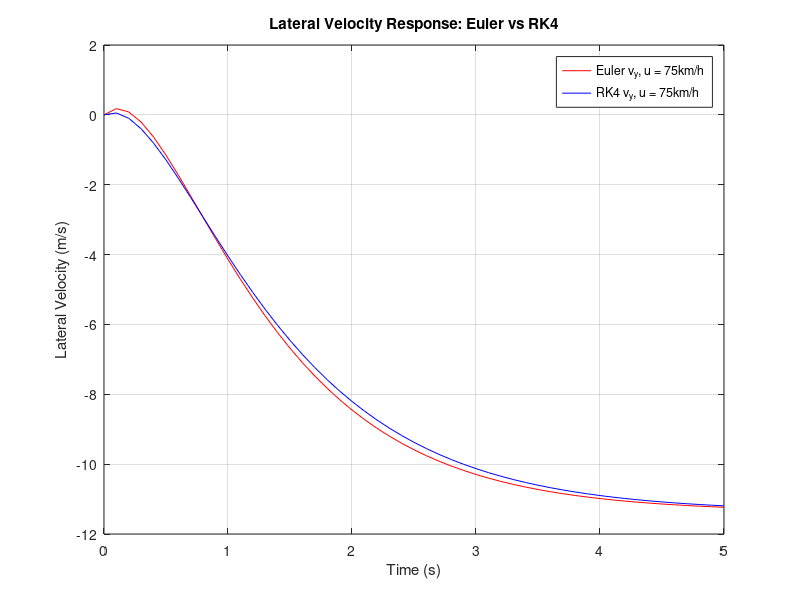
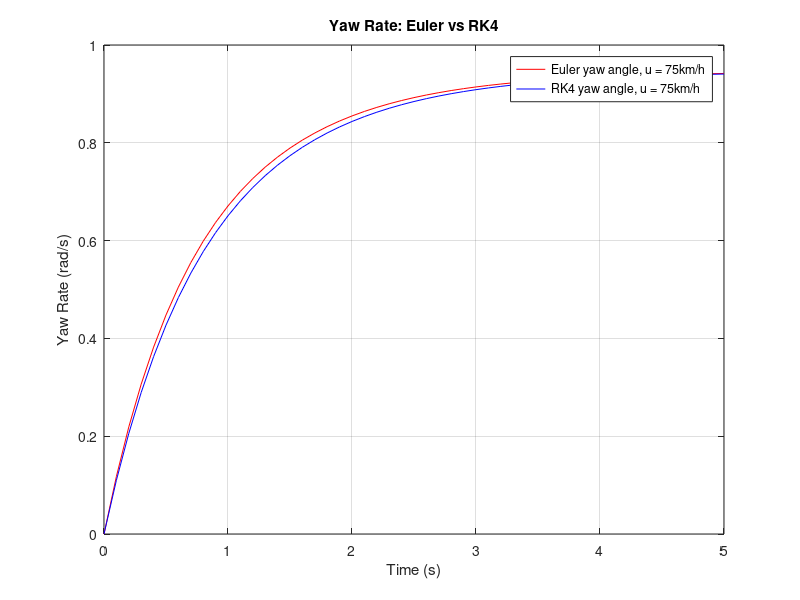
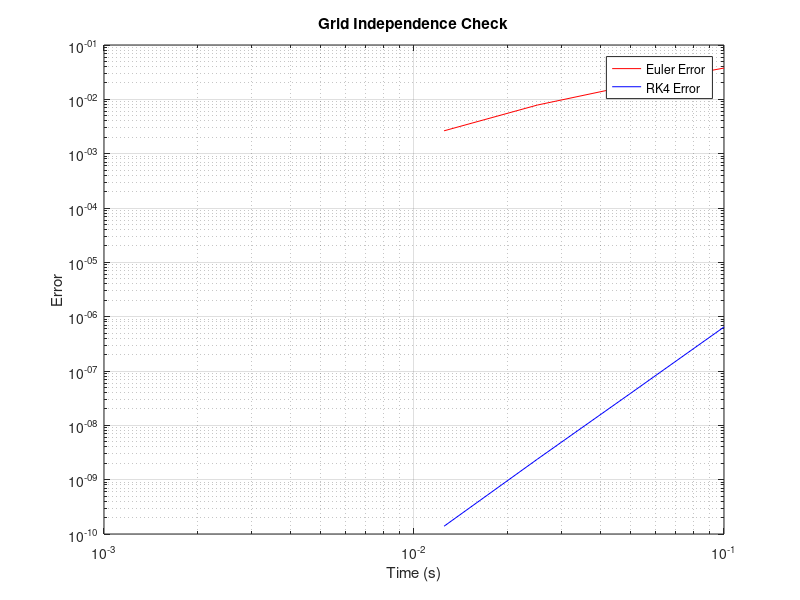
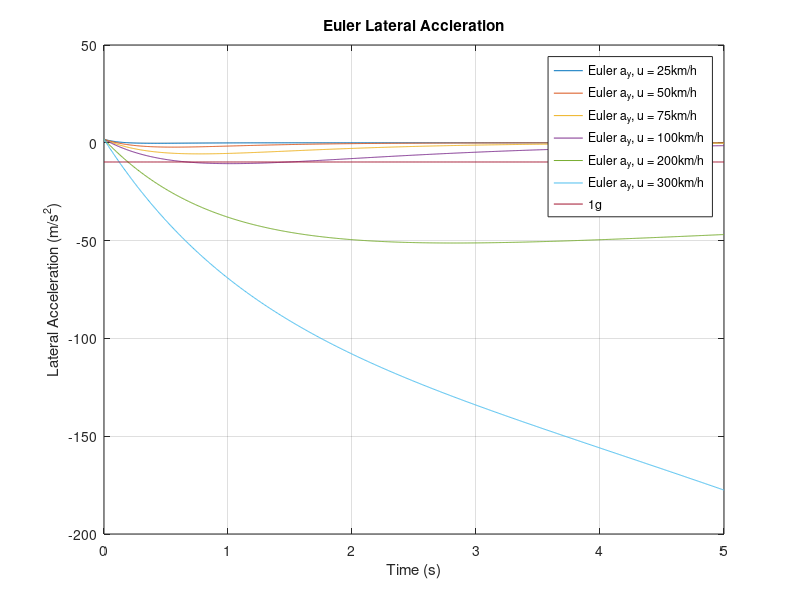

Write the MATLAB code that produced these figures, in order. (Note: this script raises an error after producing the figures.)
clear; clc; close all;

% Vehicle Parameters
m = 1400;
a = 1.14;
b = 1.33;
Cf = 25000;
Cr = 21000;
Iz = 2420;
u = 75 * 1000 / 3600;   % m/s
delta = 0.1;

%A and B matrices 
A = [-(Cf + Cr)/(m*u), (-a*Cf + b*Cr)/(m*u) - u; -(a*Cf - b*Cr)/(Iz*u), -(a^2*Cf + b^2*Cr)/(Iz*u)];
B = [Cf/m; a*Cf/Iz];

% Time setup
h = 0.1;
t = 0:h:5;
N = length(t);

% Initialize vectors: [v_y; psi]
x_euler = zeros(2, N);
x_rk4   = zeros(2, N);

%Euler Method
for n = 1:N-1
    x_euler(:,n+1) = x_euler(:,n) + h * (A * x_euler(:,n) + B * delta);
end

%RK4 Method 
for n = 1:N-1
    k1 = A * x_rk4(:,n) + B * delta;
    k2 = A * (x_rk4(:,n) + 0.5*h*k1) + B * delta;
    k3 = A * (x_rk4(:,n) + 0.5*h*k2) + B * delta;
    k4 = A * (x_rk4(:,n) + h*k3) + B * delta;
    x_rk4(:,n+1) = x_rk4(:,n) + (h/6)*(k1 + 2*k2 + 2*k3 + k4);
end

%Compare Plot of Lateral Velocity for Euler and RK4
figure;
plot(t, x_euler(1,:), 'r', 'DisplayName', ['Euler v_y, u = ' num2str(u*3600/1000) 'km/h']); %Euler Plot
hold on;
plot(t, x_rk4(1,:), 'b', 'DisplayName', ['RK4 v_y, u = ' num2str(u*3600/1000) 'km/h']); %RK4 Plot
xlabel('Time (s)');
ylabel('Lateral Velocity (m/s)');
title('Lateral Velocity Response: Euler vs RK4');
legend; 
grid on;

% Compare Plot of Yaw Angle for Euler and RK4
figure;
plot(t, x_euler(2,:), 'r', 'DisplayName', ['Euler yaw angle, u = '  num2str(u*3600/1000) 'km/h']);
hold on;
plot(t, x_rk4(2,:), 'b','DisplayName', ['RK4 yaw angle, u = '  num2str(u*3600/1000) 'km/h']);
xlabel('Time (s)');
ylabel('Yaw Rate (rad/s)');
title('Yaw Rate: Euler vs RK4');
legend;
grid on;

%Grid Independence Check

dt_vec = [0.1, 0.05, 0.025, 0.0125, 0.00625];  % Time intervals reduced by half each time 
% Initialize vectors  
euler_final = zeros(size(dt_vec));
rk4_final   = zeros(size(dt_vec));

% Loop through each time step and compute.
for i = 1:length(dt_vec)    
    % Set time step
    h = dt_vec(i);
    t = 0:h:5;
    N = length(t);
    x0 = [0; 0];

    % Euler
    x_euler = zeros(2, N);

    % Initial condition
    x_euler(:,1) = x0;
    for n = 1:N-1
        x_euler(:,n+1) = x_euler(:,n) + h * (A * x_euler(:,n) + B * delta);
    end

    % RK4
    x_rk4 = zeros(2, N);

    % Initial condition
    x_rk4(:,1) = x0;
    for n = 1:N-1 
        k1 = A * x_rk4(:,n) + B * delta;
        k2 = A * (x_rk4(:,n) + 0.5*h*k1) + B * delta;
        k3 = A * (x_rk4(:,n) + 0.5*h*k2) + B * delta;
        k4 = A * (x_rk4(:,n) + h*k3) + B * delta;
        x_rk4(:,n+1) = x_rk4(:,n) + (h/6)*(k1 + 2*k2 + 2*k3 + k4);
    end

    % Store norm of final state (v_y and psi)
    euler_final(i) = norm(x_euler(:,end));
    rk4_final(i)   = norm(x_rk4(:,end));
end

% Error Calculation
euler_err = abs(euler_final - euler_final(end));
rk4_err   = abs(rk4_final   - rk4_final(end));

% Grid Independence Log-log plot
figure;
loglog(dt_vec, euler_err, 'r', 'DisplayName', 'Euler Error');
hold on;
loglog(dt_vec, rk4_err, 'b', 'DisplayName', 'RK4 Error');
xlabel('Time (s)');
ylabel('Error');
title('Grid Independence Check');
legend;
grid on;

%% Part B

f1 = figure;
f2 = figure;
f3 = figure;
f4 = figure;

One_g = -9.81* ones(size(t));

for u = [25, 50, 75, 100, 200, 300]* 1000 / 3600
    
    A = [-(Cf + Cr)/(m*u), (-a*Cf + b*Cr)/(m*u) - u; -(a*Cf - b*Cr)/(Iz*u), -(a^2*Cf + b^2*Cr)/(Iz*u)];
    B = [Cf/m; a*Cf/Iz];

    % Initialize vectors: [v_y; yaw rate]
    x_euler = zeros(2, N);
    x_rk4   = zeros(2, N);
    
    % Initialize vector: a_y (lateral acceleration)
    a_y_euler = zeros(1, N);
    a_y_rk4 = zeros(1, N);

    %Euler Method
    for n = 1:N-1
        x_euler(:,n+1) = x_euler(:,n) + h * (A * x_euler(:,n) + B * delta);
        a_y_euler (1, :) = (-(Cf + Cr)/(m*u))*x_euler(1,:) + ((-a*Cf + b*Cr)/(m*u) - u)*x_euler(2,:) + (Cf/m)*delta;
    end

    %RK4 Method 
    for n = 1:N-1
        k1 = A * x_rk4(:,n) + B * delta;
        k2 = A * (x_rk4(:,n) + 0.5*h*k1) + B * delta;
        k3 = A * (x_rk4(:,n) + 0.5*h*k2) + B * delta;
        k4 = A * (x_rk4(:,n) + h*k3) + B * delta;
        x_rk4(:,n+1) = x_rk4(:,n) + (h/6)*(k1 + 2*k2 + 2*k3 + k4);
        a_y_rk4 (1, :) = (-(Cf + Cr)/(m*u))*x_rk4(1,:) + ((-a*Cf + b*Cr)/(m*u) - u)*x_rk4(2,:) + (Cf/m)*delta;
    end 

    %Plot of Lateral Accleration for Euler
    figure(f1);
    plot(t, a_y_euler(1,:), 'DisplayName', ['Euler a_y, u = ' num2str(u*3600/1000) 'km/h']); %Euler Plot
    hold on;
   
    %Plot of Lateral Velocity for RK4
    figure(f2);
    plot(t, a_y_rk4(1,:), 'DisplayName', ['RK4 a_y, u = ' num2str(u*3600/1000) 'km/h']); %RK4 Plot
    hold on;

    %Plot of Yaw Angle for Euler
    figure(f3);
    plot(t, x_euler(2,:), 'DisplayName', ['Euler yaw angle, u = '  num2str(u*3600/1000) 'km/h']);
    hold on;

    %Plot of Yaw Angle for RK4
    figure(f4);
    plot(t, x_rk4(2,:),'DisplayName', ['RK4 yaw angle, u = '  num2str(u*3600/1000) 'km/h']);
    hold on;
end

    figure(f1);
    plot(t,One_g, 'DisplayName', ['1g']);
    hold on;
    xlabel('Time (s)');
    ylabel('Lateral Acceleration (m/s^2)');
    title('Euler Lateral Accleration');
    legend; 
    grid on;

    figure(f2);
    plot(t,One_g, 'DisplayName', ['1g']);
    hold on;
    xlabel('Time (s)');
    ylabel('Lateral Acceleration (m/s^2)');
    title('RK4 Lateral Acceleration');
    legend; 
    grid on;

    figure(f3);
    xlabel('Time (s)');
    ylabel('Yaw Rate (rad/s)');
    title('Euler Yaw Rate');
    legend;
    grid on;
 
    figure(f4);
    xlabel('Time (s)');
    ylabel('Yaw Rate (rad/s)');
    title('RK4 Yaw Rate');
    legend;
    grid on;

speed = 220* 1000 / 3600:0.01:250* 1000 / 3600;
lambda_values = zeros(size(speed));

for i = 1:length(speed)
    u = speed(i);
       
    % Define vectors
    A = [-(Cf + Cr)/(m*u), (-a*Cf + b*Cr)/(m*u) - u; -(a*Cf - b*Cr)/(Iz*u), -(a^2*Cf + b^2*Cr)/(Iz*u)];
    I = [1, 0; 0, 1];
  
    % Find A - lambda(I)
    syms lambda;
    C = A - lambda*I;
    Determinant = C(1,1)*C(2,2) - C(1,2)*C(2,1);

    % Solve for lambda (eigenvalues) and store
    eigenvalues = solve(Determinant == 0,lambda);
    lambda_values(i) = max(double(eigenvalues));
end

% Find the highest stable speed (lambda < 0)
stable_speed = speed(lambda_values < 0);
if ~isempty(stable_speed)
    highest_stable_speed = max(stable_speed)*3600/1000;
    fprintf('The highest stable speed is: %d km/hr\n', highest_stable_speed);
else
    fprintf('No stable speeds found in the given range.\n');
end
  
%Car movement relative to ground frame

psi_angle = 0:1:360;
y_dot = x_rk4(1,:);
psi_dot = x_rk4(2,:);
X_dot = zeros(size(psi_angle));
Y_dot = zeros(size(psi_angle));
X = zeros(size(psi_angle));
Y = zeros(size(psi_angle));

% Needed to specific x_rk4 (1,1) think this is wrong
for i = 1:length(psi_angle)
    u = 100 * 1000/3600; 
    psi = psi_angle(i);
    X_dot(i) = u * cosd(psi) - (y_dot(i) + a * psi_dot(i)) * sind(psi);
    Y_dot(i) = (y_dot(i) + a * psi_dot(i)) * cosd(psi) + u * sind(psi); 

    if i < length(psi_angle)
        X(i+1) = X(i) + h * X_dot(i);
        Y(i+1) = Y(i) + h * Y_dot(i);
    end
end

figure;
plot(X, Y, 'DisplayName', 'Path travelled by car');
hold on;
xlabel('Position in x (m)');
ylabel('Position in y (m)');
title('Path Travelled by Car');
legend;
grid on;


